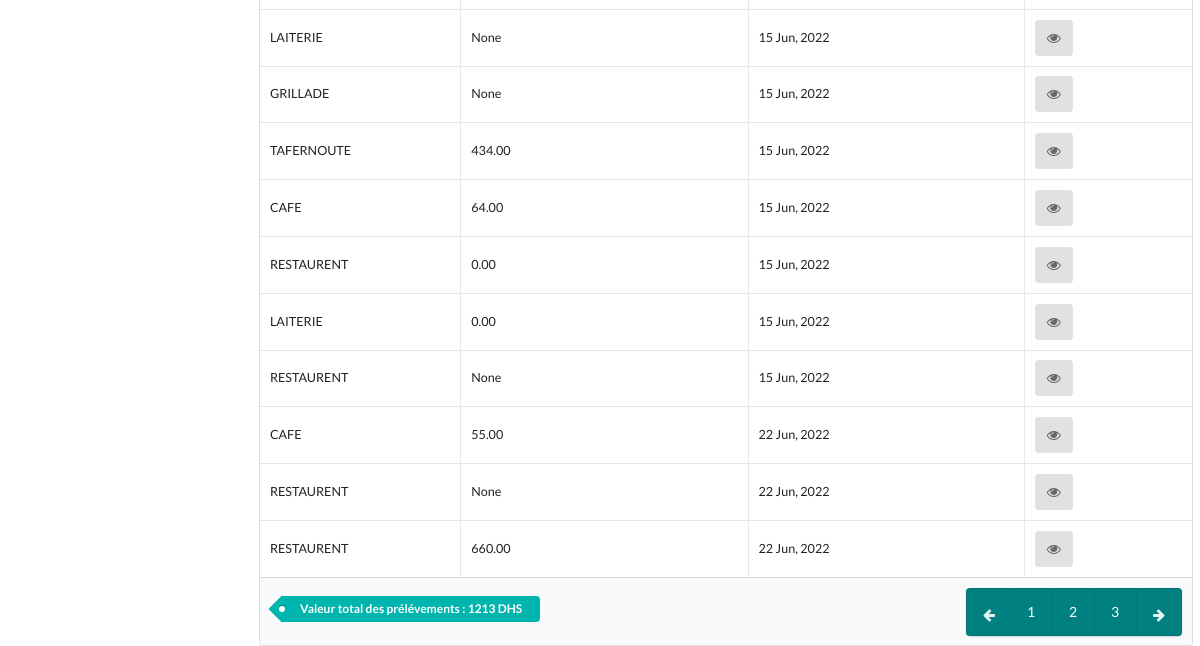
Before: /takelist (signed in, lower part) with the older database file.
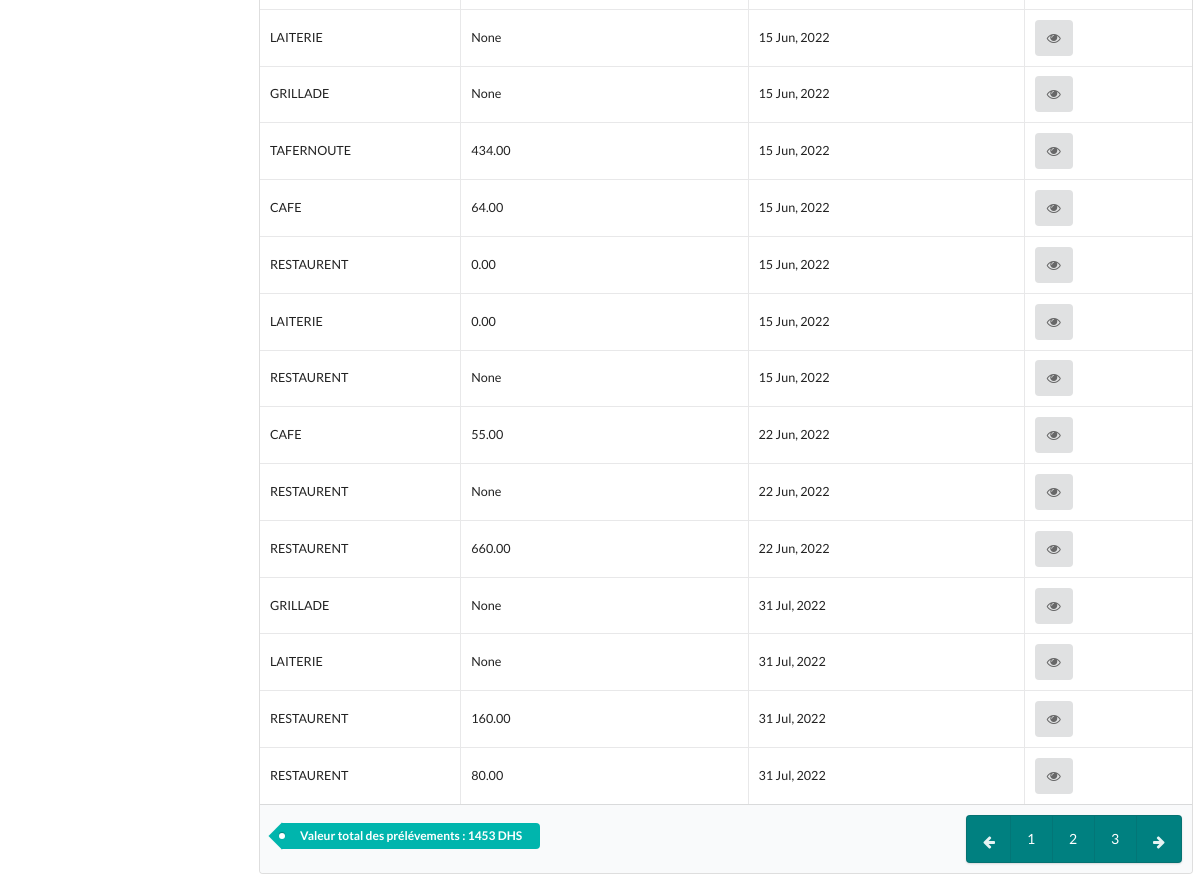
After: the same page with the newer database file.
### stock/models.py (models this page shows, shortened)
class Taking(models.Model):
    uid = models.UUIDField(default=uuid.uuid1, editable=False)
    user      = models.ForeignKey(User, on_delete=models.CASCADE,  null=True)
    poste = models.CharField(max_length=125, blank=True, choices=POSTE, null=True, verbose_name="Prélévement pour quel Poste ?")
    made_on  = models.DateTimeField(auto_now=True, verbose_name="Date et heure de sortie")
    total_value = models.DecimalField(max_digits=12, decimal_places=2, null=True, blank=True)
    ref       = models.CharField(max_length=125, blank=True, verbose_name="Référence unique")

### stock/views.py (the view, shortened to what this page needs)
# urls.py: path('takelist', takelist, name='takelist'),
@login_required
def takelist(request):
    takelist = Taking.objects.all()
    price_of_all_takings = takelist.aggregate(Sum('total_value'))
    return render(request, "takelist.html", {"takelist": takelist, 'pr': price_of_all_takings})

### templates/takelist.html (shortened to what this page needs)
{% extends 'base.html' %}
{% load static %}
{% block content %}
<link rel="stylesheet" href="{% static 'css/home.css' %}">
<link rel="stylesheet" href="{% static 'css/article_list.css' %}">
<div class="container main">
    <div class="site-content tabl">
        <table class="ui small celled table">
            <tbody>
                {% for l in takelist %}
              <tr>
                <td data-label="Article">{{l.poste}}</td>
                <td data-label="Classification">{{l.total_value}}</td>
                <td>{{l.made_on|date:"d M, Y"}}</td>
                <td data-label="Fournisseurs">
                    <a href="{% url 'takedetails' l.id %}" class="ui icon button">
                        <i class="eye icon"></i>
                    </a>
                </td>
              </tr>
              {% endfor %}
            </tbody>
            <tfoot class="full-width">
            <tr>
                <th class="tah" colspan="6">
                  <div class="ui right floated pagination menu">
                    <a class="icon item tabf">
                      <i class="arrow left icon"></i>
                    </a>
                    <a class="item tabf">1</a>
                    <a class="item tabf">2</a>
                    <a class="item tabf">3</a>
                    <a class="icon item tabf">
                      <i class="arrow right icon"></i>
                    </a>
                  </div>
                  <div class="ui teal tag labels tah">
                    <a class="ui label">
                      Valeur total des prélévements : {{pr.total_value__sum}} DHS
                    </a>
                  </div>
                </th>
            </tr>
            </tfoot>
          </table>
    </div>
</div>
{% endblock content %}

Changed rows visible on the page:
added Taking: poste "GRILLADE", total_value "None", made_on "31 Jul, 2022"
added Taking: poste "LAITERIE", total_value "None", made_on "31 Jul, 2022"
added Taking: poste "RESTAURENT", total_value "160.00", made_on "31 Jul, 2022"
added Taking: poste "RESTAURENT", total_value "80.00", made_on "31 Jul, 2022"
Other visible differences:
{{ pr.total_value__sum }}: "1213" → "1453"
